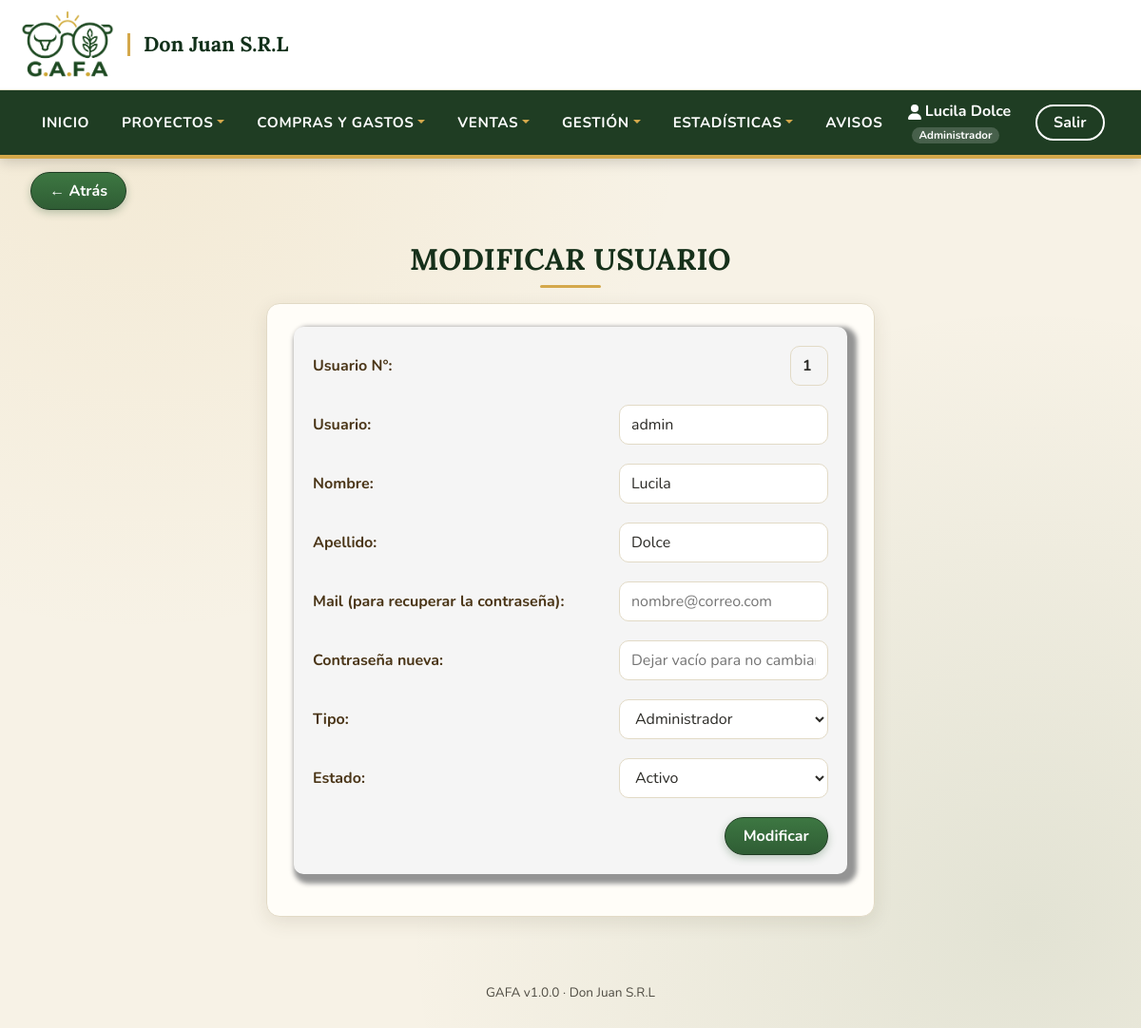
/detalleUsuario.php?no=1 (signed in), run on the app's committed database.
### tables this page shows
CREATE TABLE `usuarios` (
  `id_usuario` int(11) NOT NULL AUTO_INCREMENT,
  `usuario` varchar(45) NOT NULL,
  `password` varchar(255) NOT NULL,
  `nombre` varchar(45) NOT NULL,
  `apellido` varchar(45) NOT NULL,
  `id_tipoUsuario` int(11) NOT NULL,
  `id_EstadoUsuario` int(1) NOT NULL,
  `email` varchar(120) DEFAULT NULL,
  PRIMARY KEY (`id_usuario`),
  UNIQUE KEY `uq_usuario_email` (`email`)
);

CREATE TABLE `tipo_usuario` (
  `id_tipoUsuario` int(11) NOT NULL AUTO_INCREMENT,
  `tipo` varchar(45) NOT NULL,
  PRIMARY KEY (`id_tipoUsuario`)
);

CREATE TABLE `estadousuario` (
  `id_EstadoUsuario` int(1) NOT NULL AUTO_INCREMENT,
  `estadoUsuario` varchar(10) NOT NULL,
  PRIMARY KEY (`id_EstadoUsuario`)
);

### Modelo/Auth.php (called while the page is built, shortened)
<?php
function e($valor): string
{
    return htmlspecialchars((string)$valor, ENT_QUOTES, 'UTF-8');
}
function nombrePropio(?string $texto): string
{
    $texto = trim((string)preg_replace('/\s+/u', ' ', (string)$texto));
    $palabras = explode(' ', mb_strtolower($texto, 'UTF-8'));
    foreach ($palabras as $i => $p) {
        $palabras[$i] = preg_replace_callback('/(^|[\'\-])(\p{L})/u', function ($m) {
            return $m[1] . mb_strtoupper($m[2], 'UTF-8');
        }, $p);
    }
    return implode(' ', $palabras);
}
function rolUsuario($conexion): int
{
    static $cache = [];
    $usuario = (string)($_SESSION['usuario'] ?? '');
    if (!isset($cache[$usuario])) {
        $stmt = $conexion->prepare("SELECT id_tipoUsuario FROM usuarios WHERE usuario = ?");
        $stmt->bind_param("s", $usuario);
        $stmt->execute();
        $fila = $stmt->get_result()->fetch_assoc();
        $cache[$usuario] = $fila ? (int)$fila['id_tipoUsuario'] : 0;
    }
    return $cache[$usuario];
}
function nombreRol(int $rol): string
{
    return [ROL_ADMIN => 'Administrador', ROL_LECTOR => 'Lector', ROL_OPERADOR => 'Operador'][$rol] ?? 'Sin rol';
}

### Modelo/Empresa.php (called while the page is built, shortened)
<?php
function empresaPorDefecto(): array
{
    return [
        'nombre' => 'Don Juan S.R.L',
        'lema' => 'Ganadería y Agricultura de Fácil Administración',
        'cuit' => '', 'email' => '', 'telefono' => '', 'direccion' => '',
        'color' => EMPRESA_COLOR_BASE,
        'logo' => '',
    ];
}
function empresa($conexion = null, bool $recargar = false): array
{
    static $cache = null;
    if ($cache !== null) return $cache;
    $datos = empresaPorDefecto();
    $cache = $datos;
    return $cache;
}

### detalleUsuario.php (the view, shortened to what this page needs)
<?php
include('./Modelo/Conexion.php'); include_once('./Modelo/Auth.php'); requerirAdmin($conexion);
include('./Template/Cabecera.php');
include('./Modelo/Conexion.php');
include_once('./Modelo/Auth.php');
$idUsuario = (int)($_GET['no'] ?? 0);
$stmt = $conexion->prepare("SELECT * FROM usuarios WHERE id_usuario = ?");
$stmt->bind_param("i", $idUsuario);
$stmt->execute();
$u = $stmt->get_result()->fetch_assoc();
?>
<div class="centrado">
    <div class="centrado-vlv">
        <a href="./usuarios.php"><button class="btn btn-success">&larr;&nbsp;Atrás</button></a>
    </div>
    <div class="centrado--titulo">
        <h1>MODIFICAR USUARIO</h1>
    </div>
    <div class="centrado--form">
        <form action="./modUsuario.php" method="POST" class="centrado--form--form">
            <div class="labelInput">
                <label for="id">Usuario N°:</label>
                <input type="text" name="id" id="id" class="readonly" value="<?php echo (int)$u['id_usuario']; ?>" readonly>
            </div>
            <div class="labelInput">
                <label for="usuario">Usuario:</label>
                <input type="text" name="usuario" id="usuario" value="<?php echo e($u['usuario']); ?>" required>
            </div>
            <div class="labelInput">
                <label for="nombre">Nombre:</label>
                <input type="text" name="nombre" id="nombre" value="<?php echo e(nombrePropio($u['nombre'])); ?>" required>
            </div>
            <div class="labelInput">
                <label for="apellido">Apellido:</label>
                <input type="text" name="apellido" id="apellido" value="<?php echo e(nombrePropio($u['apellido'])); ?>" required>
            </div>
            <?php if (array_key_exists('email', $u)) { ?>
            <div class="labelInput">
                <label for="email">Mail (para recuperar la contraseña):</label>
                <input type="email" name="email" id="email" maxlength="120" value="<?php echo e($u['email'] ?? ''); ?>" placeholder="nombre@correo.com">
            </div>
            <?php } ?>
            <div class="labelInput">
                <label for="pass">Contraseña nueva:</label>
                <input type="password" name="pass" id="pass" placeholder="Dejar vacío para no cambiarla" autocomplete="new-password">
            </div>
            <div class="labelInput">
                <label>Tipo:</label>
                <select name="tipo" required>
                    <?php
                    $res = mysqli_query($conexion, "SELECT id_tipoUsuario, tipo FROM tipo_usuario ORDER BY tipo");
                    while ($o = mysqli_fetch_assoc($res)) { ?>
                    <option value="<?php echo (int)$o['id_tipoUsuario']; ?>" <?php echo $o['id_tipoUsuario'] == $u['id_tipoUsuario'] ? 'selected' : ''; ?>><?php echo e($o['tipo']); ?></option>
                    <?php } ?>
                </select>
            </div>
            <div class="labelInput">
                <label>Estado:</label>
                <select name="estado" required>
                    <?php
                    $res = mysqli_query($conexion, "SELECT id_EstadoUsuario, estadoUsuario FROM estadousuario ORDER BY estadoUsuario");
                    while ($o = mysqli_fetch_assoc($res)) { ?>
                    <option value="<?php echo (int)$o['id_EstadoUsuario']; ?>" <?php echo $o['id_EstadoUsuario'] == $u['id_EstadoUsuario'] ? 'selected' : ''; ?>><?php echo e($o['estadoUsuario']); ?></option>
                    <?php } ?>
                </select>
            </div>
            <div class="labelInputbtn">
                <button type="submit" class="btn btn-success">Modificar</button>
            </div>
        </form>
    </div>
</div>
<?php include('./Template/Pie.php'); ?>

### Template/Cabecera.php (shortened to what this page needs)
<?php
include ("./Modelo/Conexion.php");
include_once('./Modelo/Auth.php');
include_once('./Modelo/Empresa.php');
$iduser = $_SESSION['usuario'];
$stmtCab = $conexion->prepare("SELECT * FROM usuarios WHERE usuario = ?");
$stmtCab->bind_param("s", $iduser);
$stmtCab->execute();
$row = $stmtCab->get_result()->fetch_assoc();
$nombre = nombrePropio($row['nombre']);
$apellido = nombrePropio($row['apellido']);
$cantAvisos = notificacionesListas($conexion) ? count(construirAvisos($conexion, configNotificaciones())) : 0;
$emp = empresa($conexion);
$rolNombre = nombreRol(rolUsuario($conexion));
?>
<!DOCTYPE html>
<html lang="es">
<head>
    <link href="https://cdn.jsdelivr.net/npm/bootstrap@5.2.0-beta1/dist/css/bootstrap.min.css" rel="stylesheet">
    <link href="https://unpkg.com/aos@2.3.1/dist/aos.css" rel="stylesheet">
	<link rel="stylesheet" href="estilos.css">
	<link rel="stylesheet" href="Css/tema.css">
</head>
<body>
<header class="hea-pri" >
	<div class="titPrincipal">
		<a href="./inicio.php" class="marca" title="Ir al inicio">
			<img src="imgs/GAFA_LOGO_oscuro.png" alt="GAFA - Ganadería y Agricultura de Fácil Administración">
			<span class="marca-texto"><?php echo e($emp['nombre']); ?></span>
		</a>
	</div>
    <nav class="navbar navbar-expand-lg navbar-light" style="border-bottom: 1px solid #0a6111;">
        <div class="container-fluid navpri">
            <div class="collapse navbar-collapse" id="navbarNav" >
                <ul class="navbar-nav">
				<li class="nav-item">
					<a href="./inicio.php" class="nav-link" style="color: #0a6111;" aria-current="page">Inicio</a>
				</li>
                <li class="nav-item dropdown">
                        <a href="#" class="nav-link dropdown-toggle " id="navbarDropdown" role="button" data-bs-toggle="dropdown" aria-expanded="false" style="color: #0a6111;">Proyectos</a>
                    </li>
                    <li class="nav-item dropdown">
                        <a href="#" class="nav-link dropdown-toggle " id="navbarDropdown" role="button" data-bs-toggle="dropdown" aria-expanded="false" style="color: #0a6111;">Compras y Gastos</a>
                    </li>
					<li class="nav-item dropdown">
                        <a href="#" class="nav-link dropdown-toggle " id="navbarDropdown" role="button" data-bs-toggle="dropdown" aria-expanded="false" style="color: #0a6111;">Ventas</a>
                    </li>
					<li class="nav-item dropdown">
                        <a href="#" class="nav-link dropdown-toggle " id="navbarDropdown" role="button" data-bs-toggle="dropdown" aria-expanded="false" style="color: #0a6111;">Gestión</a>
                    </li>
					<li class="nav-item dropdown">
                        <a href="#" class="nav-link dropdown-toggle " id="navbarDropdown" role="button" data-bs-toggle="dropdown" aria-expanded="false" style="color: #0a6111;">Estadísticas</a>
                    </li>
					<li class="nav-item"><a href="./avisos.php" class="nav-link">Avisos<?php if ($cantAvisos > 0) { ?> <span class="badge-avisos"><?php echo (int)$cantAvisos; ?></span><?php } ?></a></li>
                </ul>
            </div>
            <div class="exit">
				<div class="exit-name">
				<p><svg xmlns="http://www.w3.org/2000/svg" height="1em" viewBox="0 0 448 512"><path d="M224 256A128 128 0 1 0 224 0a128 128 0 1 0 0 256zm-45.7 48C79.8 304 0 383.8 0 482.3C0 498.7 13.3 512 29.7 512H418.3c16.4 0 29.7-13.3 29.7-29.7C448 383.8 368.2 304 269.7 304H178.3z"/></svg>&nbsp<?php echo htmlspecialchars($nombre." ".$apellido, ENT_QUOTES, 'UTF-8'); ?> <small class="rol-usuario"><?php echo e($rolNombre); ?></small></p>
				</div>
				<div class="exit-exit">
					<a href="./login.php">
						<button class="btn btn-outline-success">Salir</button>
					</a>
				</div>
			</div>
        </div>
    </nav>
</header>

### estilos.css (style rules this page uses)
* { margin: 0; padding: 0; box-sizing: border-box; font-family: 'Montserrat Alternates', sans-serif; }
body { background-color: whitesmoke; object-fit: cover; background-repeat: no-repeat; background-position: center center; justify-content: center; align-items: center; height: auto; }
a { text-decoration: none; }
h1 { color: #0a6111; display: block; font-size: 2em; margin-block-start: 0.67em; margin-block-end: 0.67em; margin-inline-start: 0px; margin-inline-end: 0px; font-weight: bold; }
.titPrincipal { width: 100%; height: 40px; display: flex; justify-content: flex-start; }
.centrado-vlv { padding: 10px; width: 100%; display: flex; justify-content: flex-start; }
.centrado { width: 100%; display: flex; justify-content: center; align-items: center; flex-direction: column; margin-bottom: 20px; }
.centrado--form { width: 600px; padding: 15px; display: flex; justify-content: center; align-items: center; flex-direction: column; }
.centrado--form--form { width: 100%; display: flex; justify-content: center; align-items: flex-start; flex-direction: column; gap: 20px; }
.readonly { width: 40px; background-color: transparent; border: none; cursor: default; }
.labelInput { width: 100%; display: flex; justify-content: space-between; align-items: center; }
.labelInputbtn { width: 100%; display: flex; justify-content: flex-end; }
select, input[type="date"] { width: 199px; padding: 3px; border-radius: 3px; }
p { margin: 0%; }
form { padding: 20px; box-shadow: 5px 5px 5px 5px rgb(148, 148, 148); border-radius: 10px; background-color: whitesmoke; margin-bottom: 20px; }
.exit { padding: 10px; display: flex; justify-content: center; align-items: center; flex-direction: row; gap: 20px; font-family: 'Montserrat Alternates', sans-serif; }

### data on the page
usuarios: nombre+apellido "Lucila Dolce", id "1", usuario "admin", nombre "Lucila", apellido "Dolce", tipo "Administrador", estado "Activo"

### other printed values
$emp['nombre'] "Don Juan S.R.L"
$rolNombre "Administrador"
GAFA_VERSION "1.0.0"
empresa()['nombre'] "Don Juan S.R.L"
